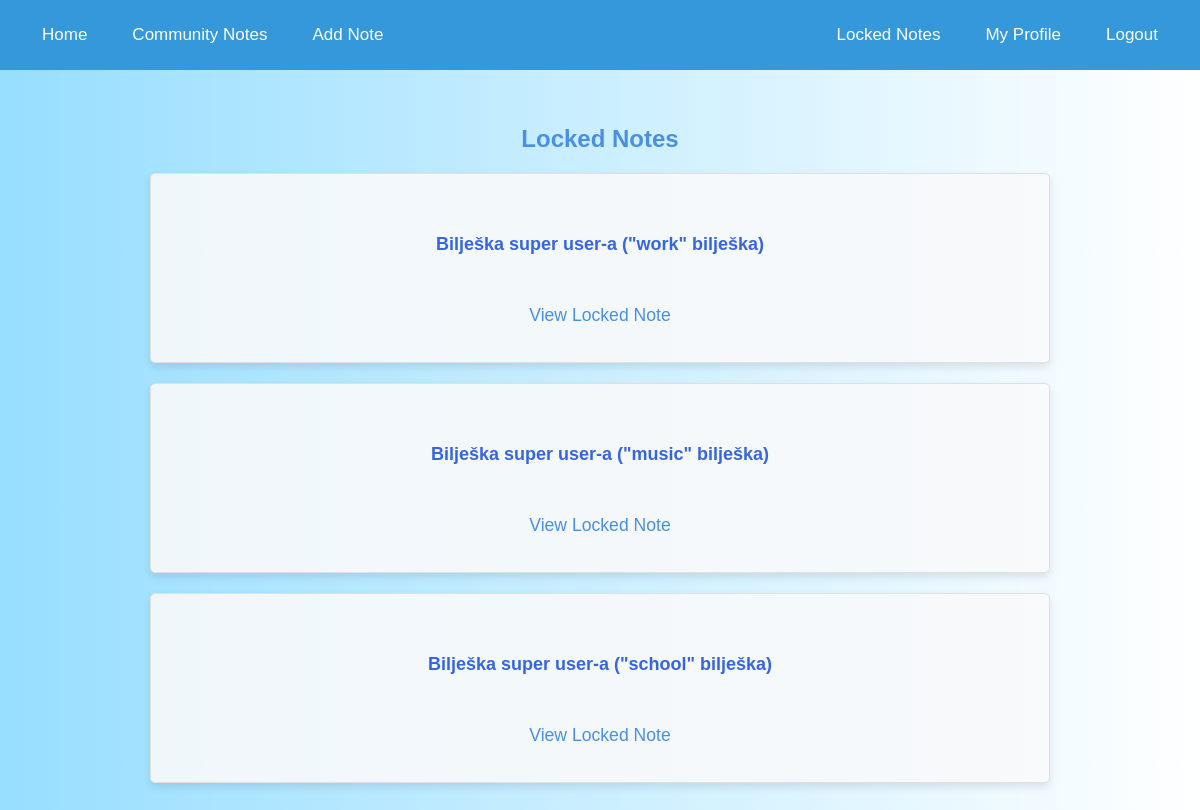
The app's page /notes/locked_notes/15/ (signed in) with its own data.
### notes/models.py (models this page shows, shortened)
class Note(models.Model):
    ROLE_CHOICES = [
        ('hobbies', 'Hobbies'),
        ('movies', 'Movies'),
        ('school', 'School'),
        ('work', 'Work'),
        ('music', 'Music'),
        ('personal', 'Personal'),
    ]
    CATEGORY_CHOICES = [
        ('business', 'Business'),
        ('personal', 'Personal'),
    ]
    user = models.ForeignKey('accounts.CustomUser', on_delete=models.CASCADE, null=True, blank=True, related_name='notes')
    title = models.CharField(max_length=200)
    content = models.TextField()
    pub_date = models.DateTimeField(auto_now_add=True)
    private_notes = models.ManyToManyField(PrivateNoteModel, blank=True)
    is_public = models.BooleanField(default=True)
    is_important = models.BooleanField(default=False)
    is_locked = models.BooleanField(default=False)
    password = models.CharField(max_length=100, null=True, blank=True)
    completed = models.BooleanField(default=False)
    is_private = models.BooleanField(default=False)
    role = models.CharField(max_length=20, choices=ROLE_CHOICES, blank=True, null=True)
    approved = models.BooleanField(default=False)
    category = models.CharField(max_length=20, choices=CATEGORY_CHOICES, default='personal', blank=True, null=True)
    likes = models.ManyToManyField(CustomUser, related_name='liked_notes', blank=True)

### notes/views.py (the view)
# urls.py: path('locked_notes/<int:user_id>/', views.locked_notes, name='locked_notes'),
def locked_notes(request, user_id):
    if request.user.id != user_id:
        return HttpResponse("You do not have permission to view these notes.", status=403)
    locked_notes = Note.objects.filter(user=request.user, is_locked=True)
    context = {
        'locked_notes': locked_notes
    }
    return render(request, 'notes/locked_notes.html', context)

### notes/templates/notes/locked_notes.html
{% extends 'notes/base.html' %}
{% block content %}
    <div class="locked-notes-container">
        <h2>Locked Notes</h2>
        {% for note in locked_notes %}
            <div class="locked-note-card">
                <div class="locked-note-card-body">
                    <h4 class="locked-note-title">{{ note.title }}</h4>
                    <a href="{% url 'notes:view_locked_note' note.id %}" class="view-note-button">View Locked Note</a>
                </div>
            </div>
        {% empty %}
            <p class="no-locked-notes">No locked notes available.</p>
        {% endfor %}
    </div>
{% endblock %}

### notes/static/app/notes.css (style rules this page uses)
body { background: linear-gradient(to bottom, white, #b3e5fc); color: #2c3e50; font-family: Arial, sans-serif; margin: 0; padding: 0; }
h1, h2 { color: #2980b9; font-weight: bold; }
body { font-family: Arial, sans-serif; background-color: #f4f7fa; color: #333; margin: 0; padding: 0; }
h2 { text-align: center; color: #4a90e2; margin-top: 20px; }
a { color: #4a90e2; text-decoration: none; font-size: 1.1em; }
body.light { background: linear-gradient(to right, #97deff, white); color: black; }
.locked-notes-container { max-width: 900px; margin: 30px auto; padding: 5px; }
.locked-note-card { background-color: hsl(210, 17%, 98%, 0.9); border: 1px solid #e0e0e0; border-radius: 5px; margin-bottom: 20px; box-shadow: 0 4px 8px rgba(0, 0, 0, 0.1); }
.locked-note-card-body { padding: 10px; }
.locked-note-title { color: #3765e1; text-align: center; margin-top: 50px; font-family:'Trebuchet MS', 'Lucida Sans Unicode', 'Lucida Grande', 'Lucida Sans', Arial, sans-serif; font-size: 18px; }
.view-note-button { display: block; text-align: center; padding: 26px; }

### records on screen
Note: title "Bilješka super user-a (\"work\" bilješka)"
Note: title "Bilješka super user-a (\"music\" bilješka)"
Note: title "Bilješka super user-a (\"school\" bilješka)"
